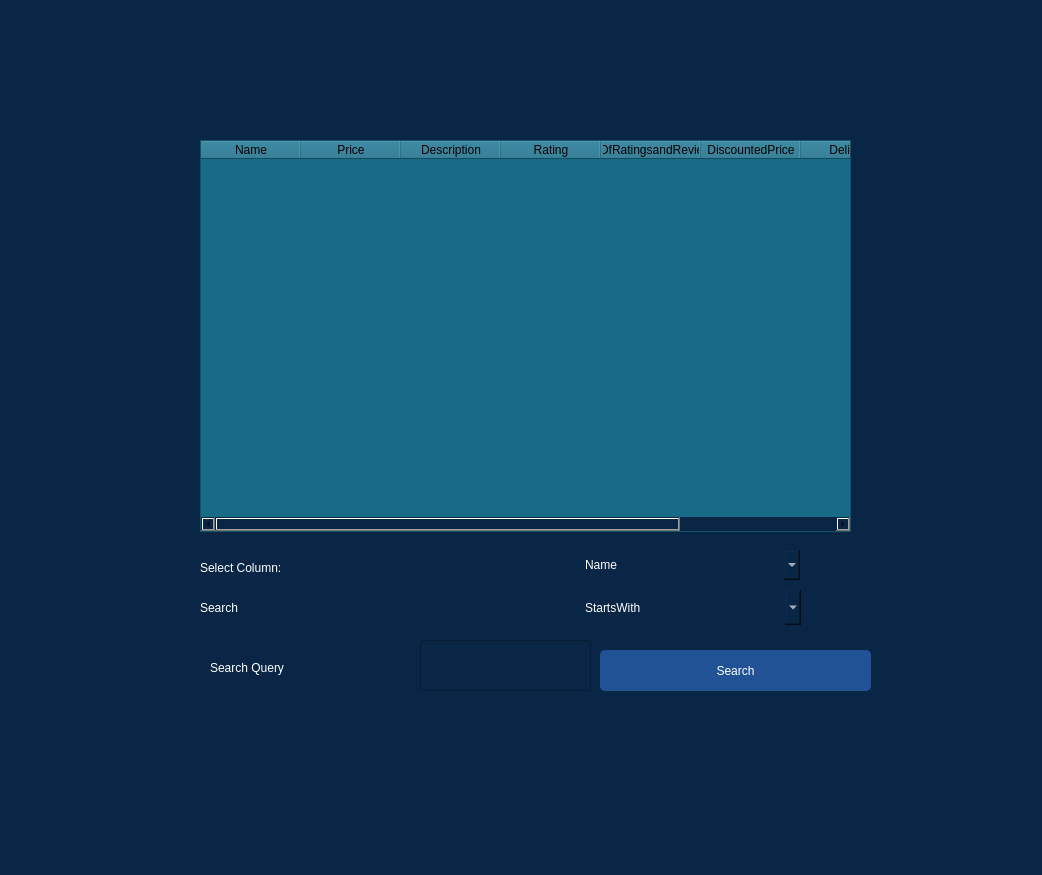
<?xml version="1.0" encoding="UTF-8"?>
<ui version="4.0">
 <class>Form</class>
 <widget class="QWidget" name="Form">
  <property name="geometry">
   <rect>
    <x>0</x>
    <y>0</y>
    <width>1042</width>
    <height>875</height>
   </rect>
  </property>
  <property name="windowTitle">
   <string>Form</string>
  </property>
  <property name="styleSheet">
   <string notr="true">background-color: rgb(10, 38, 71);</string>
  </property>
  <widget class="QTableWidget" name="tableWidget">
   <property name="geometry">
    <rect>
     <x>200</x>
     <y>140</y>
     <width>651</width>
     <height>392</height>
    </rect>
   </property>
   <property name="styleSheet">
    <string notr="true">background-color: rgb(23, 107, 135);
color: rgb(0, 0, 0);</string>
   </property>
   <column>
    <property name="text">
     <string>Name</string>
    </property>
   </column>
   <column>
    <property name="text">
     <string>Price</string>
    </property>
   </column>
   <column>
    <property name="text">
     <string>Description</string>
    </property>
   </column>
   <column>
    <property name="text">
     <string>Rating</string>
    </property>
   </column>
   <column>
    <property name="text">
     <string>NoOfRatingsandReviews</string>
    </property>
   </column>
   <column>
    <property name="text">
     <string>DiscountedPrice</string>
    </property>
   </column>
   <column>
    <property name="text">
     <string>Delivery</string>
    </property>
   </column>
   <column>
    <property name="text">
     <string>Percentageoff</string>
    </property>
   </column>
  </widget>
  <widget class="QComboBox" name="choice">
   <property name="geometry">
    <rect>
     <x>580</x>
     <y>590</y>
     <width>221</width>
     <height>35</height>
    </rect>
   </property>
   <property name="styleSheet">
    <string notr="true">color: rgb(255, 255, 255);
font: 16pt &quot;Mongolian Baiti&quot;;
border-radius: 5px;


</string>
   </property>
   <item>
    <property name="text">
     <string>StartsWith</string>
    </property>
   </item>
   <item>
    <property name="text">
     <string>EndWith</string>
    </property>
   </item>
   <item>
    <property name="text">
     <string>Contains</string>
    </property>
   </item>
  </widget>
  <widget class="QPushButton" name="searchButton">
   <property name="geometry">
    <rect>
     <x>600</x>
     <y>650</y>
     <width>271</width>
     <height>41</height>
    </rect>
   </property>
   <property name="styleSheet">
    <string notr="true">background-color: rgb(32, 82, 149);
color: rgb(255, 255, 255);
font: 16pt &quot;Mongolian Baiti&quot;;
border-radius: 5px;



</string>
   </property>
   <property name="text">
    <string>Search</string>
   </property>
  </widget>
  <widget class="QLabel" name="label_4">
   <property name="geometry">
    <rect>
     <x>200</x>
     <y>550</y>
     <width>351</width>
     <height>35</height>
    </rect>
   </property>
   <property name="styleSheet">
    <string notr="true">background-color: rgb(10, 38, 71);
border-color: qlineargradient(spread:pad, x1:0, y1:0, x2:1, y2:0, stop:0 rgba(24, 61, 61, 255), stop:0.471591 rgba(24, 61, 61, 255), stop:0.98 rgba(0, 0, 0, 255), stop:1 rgba(0, 0, 0, 0));
color: rgb(255, 255, 255);
font: 16pt &quot;Mongolian Baiti&quot;;
border-radius: 5px;


</string>
   </property>
   <property name="text">
    <string>Select Column:</string>
   </property>
  </widget>
  <widget class="QComboBox" name="columnBox">
   <property name="geometry">
    <rect>
     <x>580</x>
     <y>550</y>
     <width>220</width>
     <height>30</height>
    </rect>
   </property>
   <property name="styleSheet">
    <string notr="true">color: rgb(255, 255, 255);
font: 16pt &quot;Mongolian Baiti&quot;;
border-radius: 5px;


</string>
   </property>
   <item>
    <property name="text">
     <string>Name</string>
    </property>
   </item>
   <item>
    <property name="text">
     <string>Price</string>
    </property>
   </item>
   <item>
    <property name="text">
     <string>Description</string>
    </property>
   </item>
   <item>
    <property name="text">
     <string>Ratings</string>
    </property>
   </item>
   <item>
    <property name="text">
     <string>NoOfReviews</string>
    </property>
   </item>
   <item>
    <property name="text">
     <string>DiscountedPrice</string>
    </property>
   </item>
   <item>
    <property name="text">
     <string>Delivery</string>
    </property>
   </item>
   <item>
    <property name="text">
     <string>PercentageOff</string>
    </property>
   </item>
  </widget>
  <widget class="QLabel" name="label_5">
   <property name="geometry">
    <rect>
     <x>200</x>
     <y>590</y>
     <width>360</width>
     <height>35</height>
    </rect>
   </property>
   <property name="styleSheet">
    <string notr="true">background-color: rgb(10, 38, 71);
border-color: qlineargradient(spread:pad, x1:0, y1:0, x2:1, y2:0, stop:0 rgba(24, 61, 61, 255), stop:0.471591 rgba(24, 61, 61, 255), stop:0.98 rgba(0, 0, 0, 255), stop:1 rgba(0, 0, 0, 0));
color: rgb(255, 255, 255);
font: 16pt &quot;Mongolian Baiti&quot;;
border-radius: 5px;


</string>
   </property>
   <property name="text">
    <string>Search </string>
   </property>
  </widget>
  <widget class="QLineEdit" name="query">
   <property name="geometry">
    <rect>
     <x>420</x>
     <y>640</y>
     <width>171</width>
     <height>51</height>
    </rect>
   </property>
   <property name="styleSheet">
    <string notr="true">color: rgb(255, 255, 255);</string>
   </property>
  </widget>
  <widget class="QLabel" name="label_6">
   <property name="geometry">
    <rect>
     <x>210</x>
     <y>650</y>
     <width>201</width>
     <height>35</height>
    </rect>
   </property>
   <property name="styleSheet">
    <string notr="true">background-color: rgb(10, 38, 71);
border-color: qlineargradient(spread:pad, x1:0, y1:0, x2:1, y2:0, stop:0 rgba(24, 61, 61, 255), stop:0.471591 rgba(24, 61, 61, 255), stop:0.98 rgba(0, 0, 0, 255), stop:1 rgba(0, 0, 0, 0));
color: rgb(255, 255, 255);
font: 16pt &quot;Mongolian Baiti&quot;;
border-radius: 5px;


</string>
   </property>
   <property name="text">
    <string>Search Query</string>
   </property>
  </widget>
 </widget>
 <resources/>
 <connections/>
</ui>
